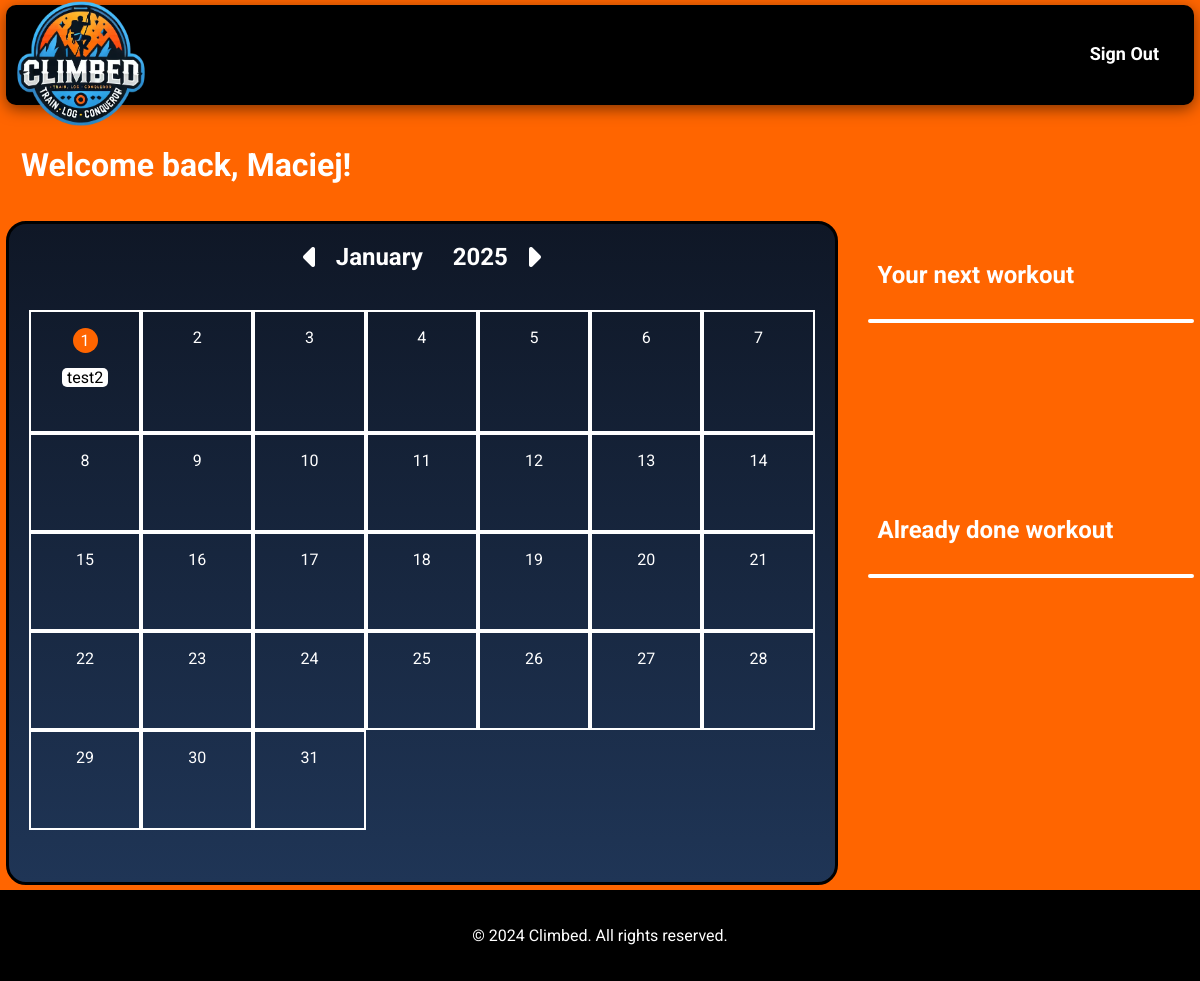
Page / (signed in) on the earlier database version.
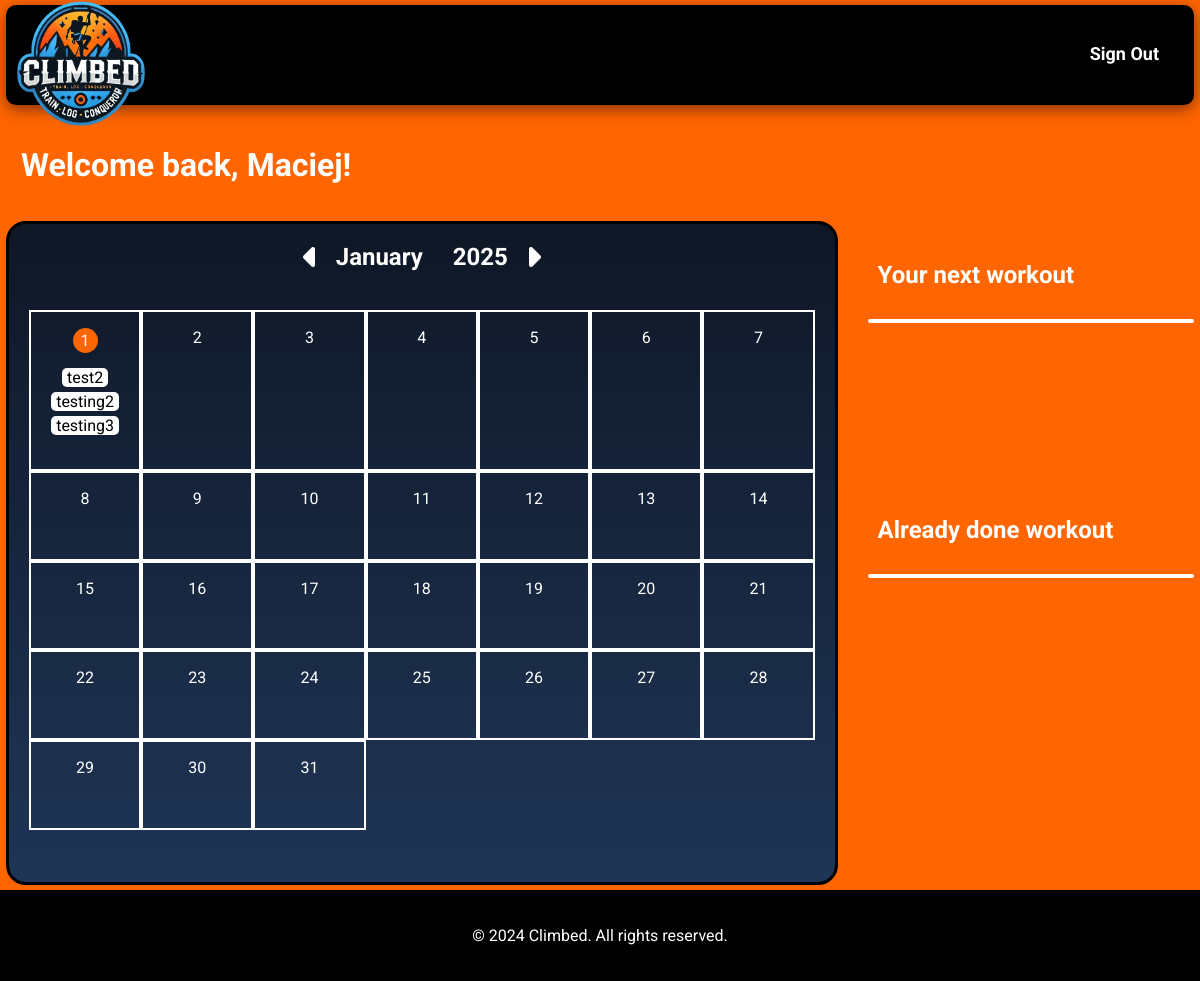
Same page on the later database version.
### climbed/models.py (models this page shows)
class Workout(models.Model):
    title = models.CharField(max_length=100)
    workout_type = models.CharField(max_length=100)
    planned_tiredness = models.IntegerField(
        validators=[MinLengthValidator(1), MaxLengthValidator(5)]
    )
    date = models.DateField()
    workout_description = models.CharField(max_length=1000)
    status = models.CharField(max_length=20, default="created")
    user = models.ForeignKey(User, on_delete=models.CASCADE)

### climbed/views.py (the view)
# urls.py: path("", views.index, name="index"),
def index(request):
    if request.user.is_authenticated:
        now = timezone.localtime(timezone.now())
        date = get_month_informations(now.month, now.year)
        return render(request, "climbed/index.html", {
            "date": date,
            "workouts": get_workouts(now.month, now.year)
            })
    else:
        return render(request, "climbed/index.html")

### climbed/helpers.py (called while the page is built)
def get_month_informations(current_month, current_year):
    if current_month > 12:
        current_month = 1
        current_year += 1
    if current_month < 1:
        current_month = 12
        current_year -= 1
    now = timezone.localtime(timezone.now())
    is_now_month = now.month == current_month
    is_now_year = now.year == current_year
    current_month_string = calendar.month_name[current_month]
    current_day = now.day
    days_in_month = calendar.monthrange(current_year, current_month)[1]
    days_list = [day for day in range(1, days_in_month+1)]
    return {
        "current_year": current_year,
        "current_month_number": current_month,
        "current_month_string": current_month_string,
        "is_now_month": is_now_month,
        "is_now_year": is_now_year,
        "current_day": current_day,
        "days_list": days_list
    }

def get_workouts(month, year):
    workouts = Workout.objects.filter(date__month=month, date__year=year)
    return workouts

### climbed/templates/climbed/index.html (shortened to what this page needs)
{% extends "climbed/layout.html" %}
{% load static %}
{% block body %}
{% if user.is_authenticated %}
   <main class="main-signin">
        <h1>Welcome back, Maciej!</h1>
        <section>
            <div class="calendar">
                <header>
                    <a href="{% url 'get_month' 'previous' date.current_month_number date.current_year %}"><i class="fa-solid fa-caret-up fa-2x fa-rotate-270"></i></a>
                    <h1 id="month-h1" class="color: white;">{{ date.current_month_string }}</h1>
                    <h1 id="year-h1" class="color: white;">{{ date.current_year }}</h1>
                    <a href="{% url 'get_month' 'next' date.current_month_number date.current_year %}"><i class="fa-solid fa-caret-up fa-2x fa-rotate-90"></i></a>
                </header>
                <div class="calendar-grid">
                    {% for day in date.days_list %}
                    <div class="day-element" data-date="{{ date.current_year }}-{{ date.current_month_number }}-{{ day }}">
                        {% if day == date.current_day %} <p class="selected-day">{{ day }}</p>
                        {% else %} <p>{{ day }}</p> {% endif %}
                        {% for workout in workouts %}
                            {% if workout.date.day == day %}
                                <div class="task" data-id="{{ workout.id }}">
                                    <span>{{ workout.title }}</span>
                                </div>
                            {% endif %}
                        {% endfor %}
                    </div>
                    {% endfor %}
                </div>
            </div>
            <div class="information">
                <h2>Your next workout</h2>
                <div class="workout-label">
                </div>
                <h2>Already done workout</h2>
                <div class="workout-label">
                </div>
            </div>
        </section>
   </main>
{% endif %}
{% endblock %}

### climbed/templates/climbed/layout.html (shortened to what this page needs)
<!DOCTYPE html>
<html lang="en">
<head>
    {% load static %}
    <link rel="stylesheet" href="{% static 'climbed/styles.css' %}">
</head>
<body>
    <nav>
        <a href="{% url 'index' %}">
            <img src="{% static 'climbed/logo_icon.png' %}" class="logo-icon" alt="Logo Icon">
        </a>
        {% if user.is_authenticated %}
            <li style="margin-left: auto;"><a class="a-animation" href="{% url 'logout_view' %}">Sign Out</a></li>
        {% else %}
            <li class="mr-100"><a href="{% url 'index' %}">Home</a></li>
            <li><a class="a-animation" href="{% url 'login_view' %}">Sign In</a></li>
            <li><a class="a-animation" href="{% url 'register' %}">Get Started</a></li>
        {% endif %}
    </nav>
    {% block body %}
    {% endblock %}
    <footer>
        <p>© 2024 Climbed. All rights reserved.</p>
    </footer>
</body>
</html>

### climbed/static/climbed/styles.css (style rules this page uses)
*, *::before, *::after { box-sizing: border-box; }
body { display: flex; flex-direction: column; background-color: #FF6500; font-family: "Roboto", sans-serif; margin: 0; justify-content: center; align-items: center; }
main { width: 99%; display: flex; flex-direction: column; justify-content: center; align-items: center; }
.logo-icon { width: 130px; height: 125px; margin-top: 20px; z-index: 100; }
nav { display: flex; flex-direction: row; width: 99%; height: 100px; margin: 5px auto; background-color: black; align-items: center; border-radius: 10px; box-shadow: 0 4px 15px rgba(0, 0, 0, 0.5); transition: background-color 0.3s; }
nav a { color: white; text-decoration: none; font-size: 18px; font-weight: bold; padding: 10px; transition: color 0.3s ease; }
nav li { list-style-type: none; padding: 0 15px; }
.a-animation { position: relative; display: inline-block; border-radius: 10px; padding: 10px 20px; color: white; overflow: hidden; }
.a-animation::after { content: ''; position: absolute; left: 50%; bottom: 0; width: 0; height: 2px; background: white; transition: width 0.3s ease, left 0.3s ease; }
footer { background-color: #000000; color: white; text-align: center; padding: 20px 0; position: relative; bottom: 0; width: 100%; margin-top: 5px; bottom: 0; }
.main-signin { justify-content: start; align-items: start; }
.main-signin h1 { color: white; padding: 15px; }
.main-signin section { display: grid; grid-template-columns: 70% 30%; width: 100%; height: 100%; gap: 20px; }
.calendar { height: 100%; background-image: linear-gradient(#0F1726, #1F3556); border-radius: 20px; border: 3px solid black; }
.calendar header { display: flex; flex-direction: row; align-items: center; justify-content: center; height: 10%; }
.calendar header i { color: rgb(255, 255, 255); transition: color 0.2s ease; }
.information { display: flex; flex-direction: column; padding: 10px; padding-right: 20px; }
.workout-label { margin-bottom: 50%; border: 2px solid white; background-image: linear-gradient(#0B192C, black); color: white; border-radius: 20px; justify-content: center; align-items: center; display: flex; flex-direction: column; }
.information h2 { padding: 10px; color: white; }
.calendar-grid { height: 70vh; width: auto; padding: 20px; display: grid; grid-template-columns: repeat(7, 1fr); grid-template-rows: repeat(5, auto); }
.day-element { color: white; border: solid 2px white; padding-left: 5px; padding-right: 5px; text-align: center; align-items: center; overflow-y: auto; display: flex; flex-direction: column; }
.selected-day { text-align: center; line-height: 25px; width: 25px; height: 25px; border-radius: 50%; background-color: #FF6500; margin-bottom: 10px; }
.task { background-color: white; color: black; border-radius: 5px; text-align: start; padding-inline: 5px; transition: all 0.5s ease; margin-top: 5px; }

Differences in the rows shown:
added Workout: title "testing2"
added Workout: title "testing3"
